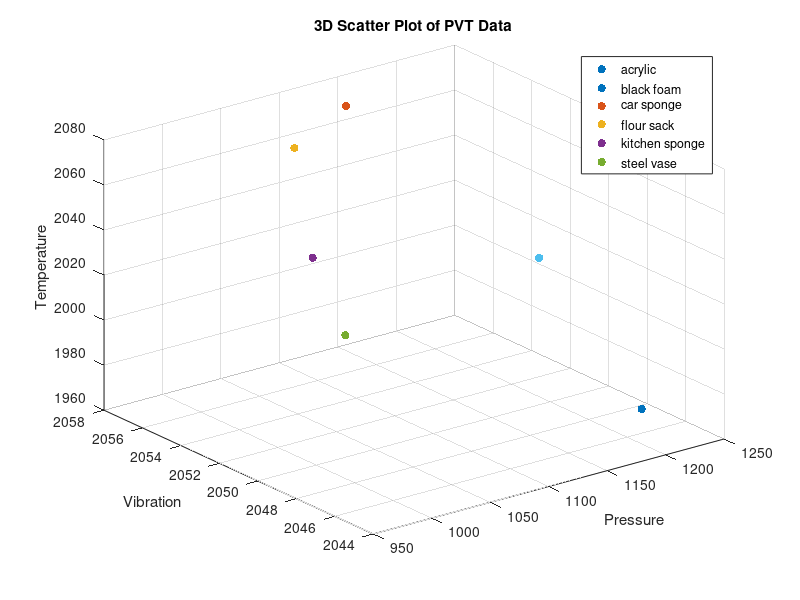

The MATLAB source for this figure:
load('F0_PVT.mat');
scatter3(Pressure(:,1), Vibration(:,1), Temperature(:,1), 36, 'filled');
xlabel('Pressure');
ylabel('Vibration');
zlabel('Temperature');
title('3D Scatter Plot of PVT Data');
grid on;  % Add a grid for easier visualization
colors = lines(6); % Create a colormap with 6 colors


hold on;

%paint color
for i = 1:size(Pressure, 1) 
    scatter3(Pressure(i,1), Vibration(i,1), Temperature(i,1), 36, colors(i,:), 'filled');
end
hold off;

legend('acrylic', 'black foam', 'car sponge', 'flour sack', 'kitchen sponge', 'steel vase');
